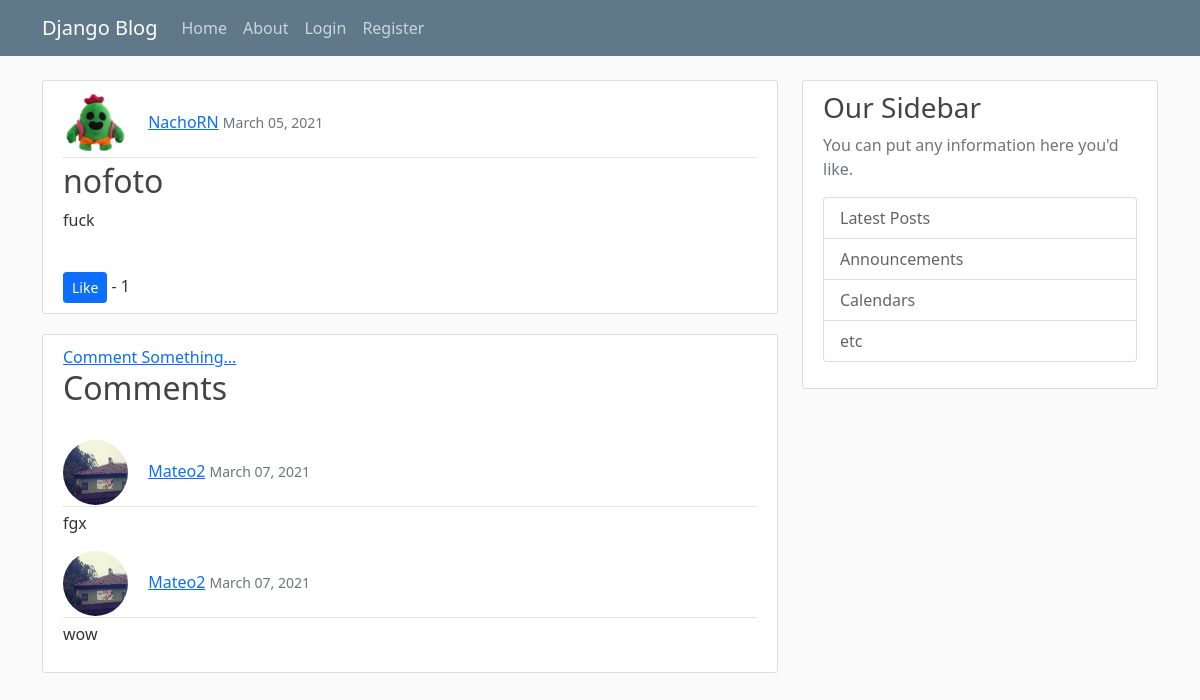
Page /post/20/ on the committed database.
### blog/models.py (models this page shows, shortened)
class Post(models.Model):
    title = models.CharField(max_length=25)
    content = models.TextField()
    date_posted = models.DateTimeField(default= timezone.now)
    author = models.ForeignKey(User, on_delete= models.CASCADE) #Le dice que hacer con el post si borra el autor
    image = models.ImageField(upload_to='blog_images', blank=True)
    likes = models.ManyToManyField(User, related_name="blog_post")
    def total_likes(self): #Cuenta todos los likes, realmente no lo uso
        return self.likes.count()

class Commentary(models.Model):
    author = models.ForeignKey(User, on_delete= models.CASCADE)
    post = models.ForeignKey(Post, on_delete= models.CASCADE, related_name="comments") #ForeignKey crea una relacion en la que en el model que has
    date_posted = models.DateTimeField(default= timezone.now)                          #puesto el foreignkey es el many, y al model con el que se relaciona (Post en este caso)
    content = models.TextField()                                                        #es el one (many to one). Es como si post tuviese un field = Commentary, gracias a que
    class Meta:
        ordering = ['-date_posted']

### users/models.py (models this page shows, shortened)
class Profile(models.Model):
    user = models.OneToOneField(User, on_delete=models.CASCADE)
    image = models.ImageField(default = 'default.jpg', upload_to='profile_pics')

### blog/views.py (the view)
# urls.py: path('post/<int:pk>/', PosteDetailView.as_view(), name = 'post-detail'),
class PosteDetailView(DetailView): #Esta muestra los detalles de un post especifico cuando te metes en ese post
    model = Post
    context_object_name = 'post'
    def get_context_data(self, *args, **kwargs): #Añadimos a lo que pasamos al template los likes
        context = super().get_context_data(**kwargs) #Esto se pone siempre
        post = get_object_or_404(Post, id=self.kwargs['pk']) #Cogemos el post cuyo id es el que está en el url
        total_likes = post.total_likes() #Llamamos a la funcion que cuenta likes que hemos creado
        context["total_likes"] = total_likes #Lo pasamos al template y alli podemos acceder a estos datos con el nombre que pongamos en los corchetes
        return context

### blog/templates/blog/post_detail.html (shortened to what this page needs)
{% extends "blog/base.html" %}
{% block content %}
<article class="media content-section">
    <div class="media-body">
        <div class="article-metadata">
            <img class="rounded-circle article-img" src="{{ post.author.profile.image.url}}" alt="Author`s profile pic">
            <a class="mr-2" href="{% url 'user-posts' post.author.username %}">{{ post.author }}</a>
            <small class="text-muted">{{ post.date_posted|date:"F d, Y" }}</small>
        </div>
        <h2 class="article-title">{{ post.title }}</h2>
        <p class="mb-3 article-content">{{ post.content }}</p>
        <br>
        {% include 'blog/like_feature.html' %}
    </div>
</article>
<div class="media content-section">
    <a class="mr-2" href="{% url 'commentary-create' post.id %}">Comment Something...</a>
    <h2>Comments</h2>
    <br>
    {% if not post.comments.all %}
        <h5 class="text-muted">Be the first to comment!</h3>
    {% else %}
        {% for comment in post.comments.all %}
            <div class="media-body">
                <div class="article-metadata">
                    <img class="rounded-circle article-img" src="{{ comment.author.profile.image.url}}" alt="Author`s profile pic">
                    <a class="mr-2" href="{% url 'user-posts' comment.author.username %}">{{ comment.author }}</a>
                    <small class="text-muted">{{ comment.date_posted|date:"F d, Y" }}</small>
                </div>
                <p>{{ comment.content }}</p>
            </div>
        {% endfor %}
    {% endif %}
</div>
{% endblock content %}

### blog/templates/blog/like_feature.html (shortened to what this page needs)
<form action="{% url 'post-like' post.pk %}" method="POST">
    <button type="submit" name="post_id" value="{{ post.id }}" class="btn btn-primary btn-sm">
        Like
    </button> - {{ post.likes.count }}
</form>

### blog/static/blog/main.css (style rules this page uses)
body { background: #fafafa; color: #333333; margin-top: 5rem; }
h1, h2, h3, h4, h5, h6 { color: #444444; }
.content-section { background: #ffffff; padding: 10px 20px; border: 1px solid #dddddd; border-radius: 3px; margin-bottom: 20px; }
.article-title { color: #444444; }
.article-content { white-space: pre-line; }
.article-img { height: 65px; width: 65px; margin-right: 16px; }
.article-metadata { padding-bottom: 1px; margin-bottom: 4px; border-bottom: 1px solid #e3e3e3 }

### rows in the picture
Post: author.profile.image (picture), author "NachoRN", date_posted "March 05, 2021", title "nofoto", content "fuck", likes.count "1"
Commentary: author.profile.image (placeholder picture), author "Mateo2", date_posted "March 07, 2021", content "fgx"
Commentary: author.profile.image (placeholder picture), author "Mateo2", date_posted "March 07, 2021", content "wow"
